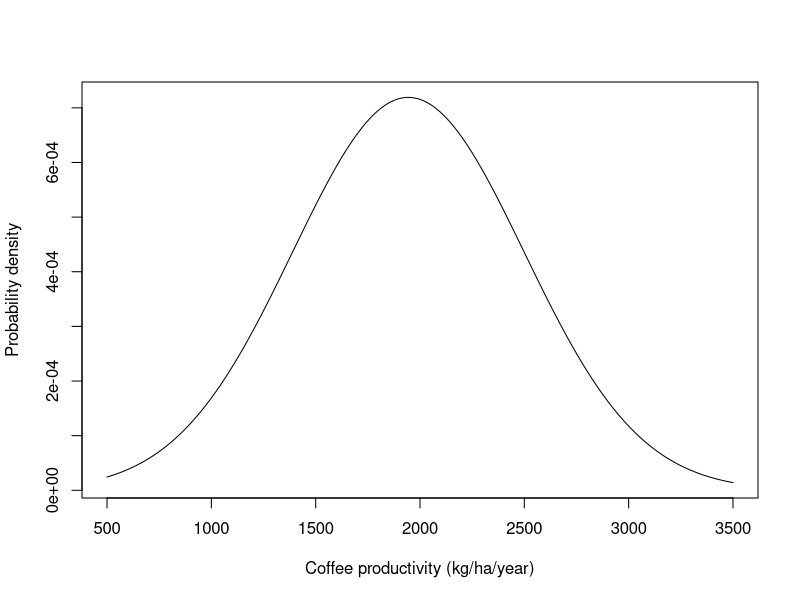
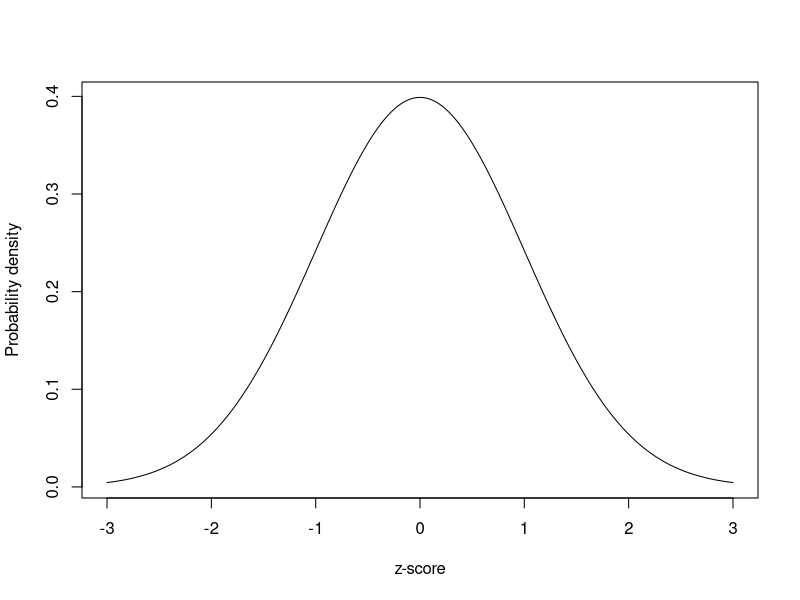
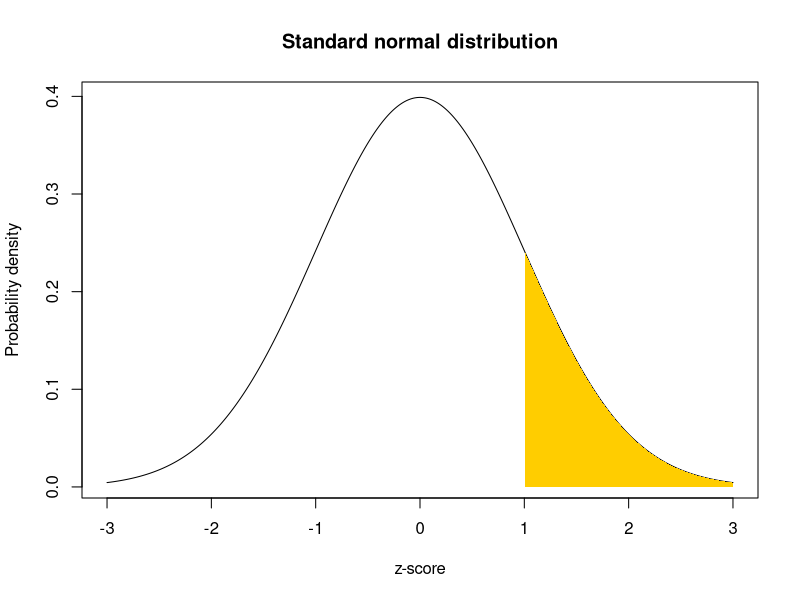
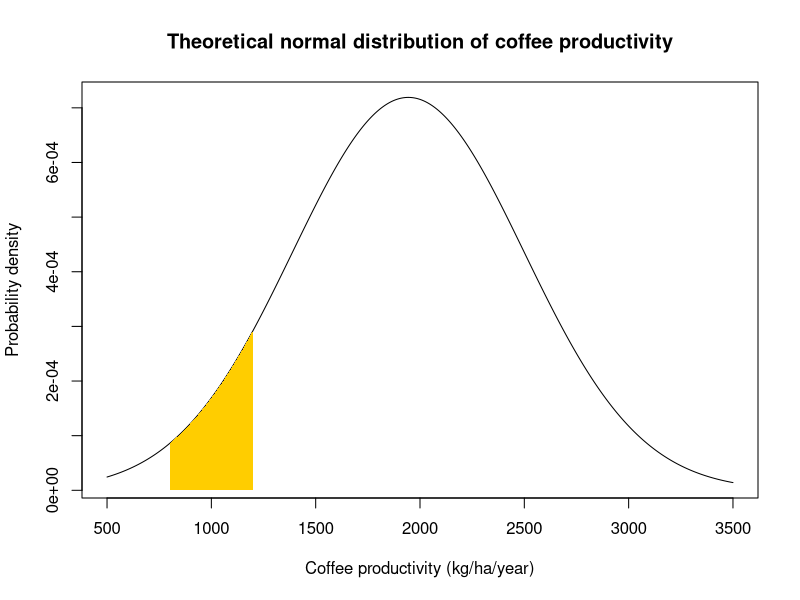
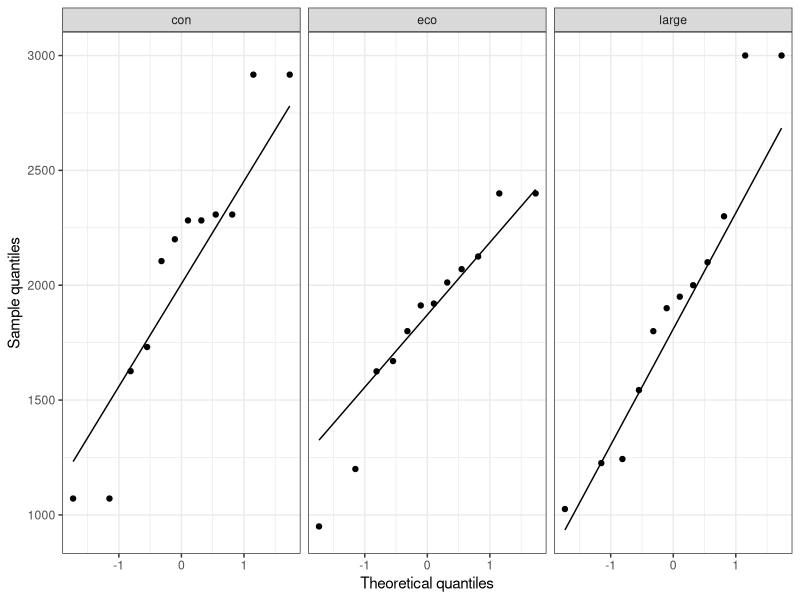
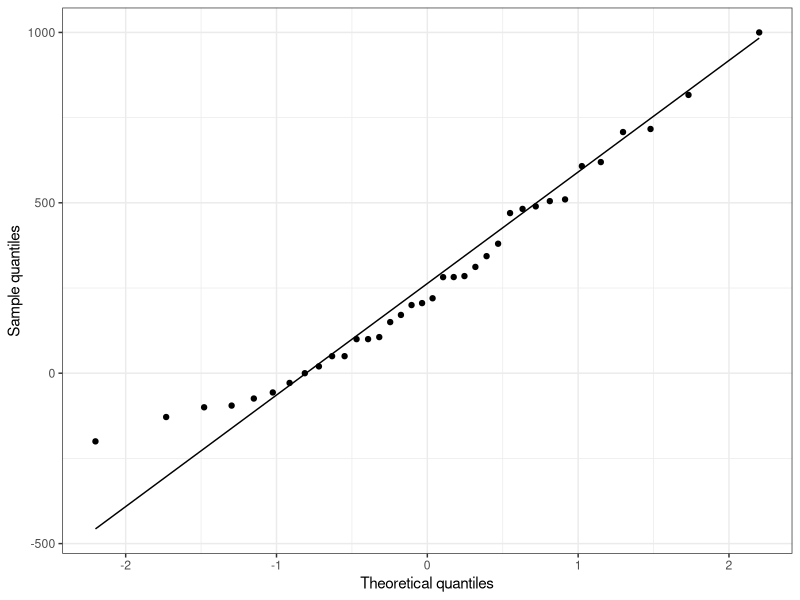
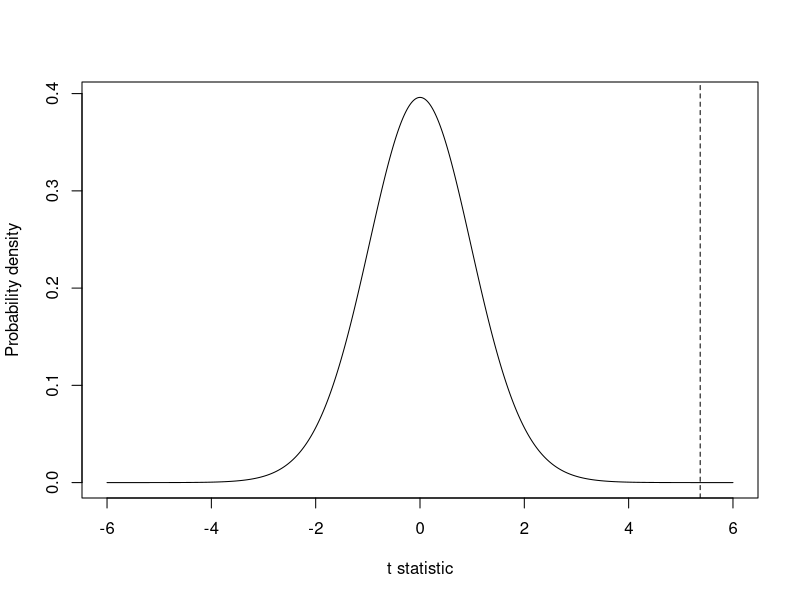
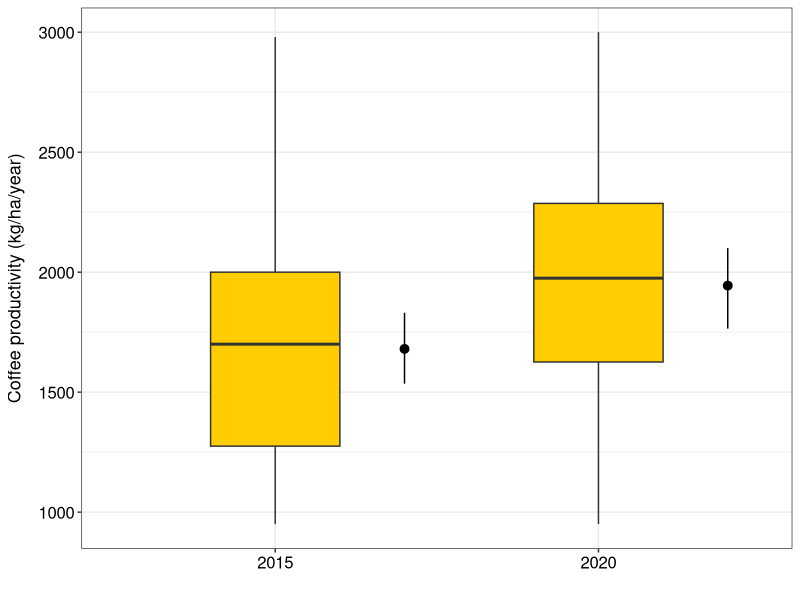

Write the R code that produced these figures, in order.
## ---- chunk 1
#| eval: true
#| echo: true
#| message: false
#| warning: false

library(readxl)
library(tidyverse)
## ---- chunk 2
#| eval: true
#| echo: true
#| message: false
#| warning: false

#Option 1 (csv file)
data <- read_csv("gss_statistics_master_data_set2.csv")

#Option 2 (Excel file)
data <- read_excel("gss_statistics_master_data_set2.xlsx")
## ---- chunk 3
#| eval: true
#| echo: false
#| warning: false
#| message: false
#| fig-width: 6
#| fig-height: 6
#| fig-align: center
#| fig-cap: "Theoretical normal distribution of coffee productivity"
#| label: fig-theoreticalnormalcoffee

ht <- seq(500,3500,1)
plot(ht,dnorm(ht,mean(data$coffee_prod),sd(data$coffee_prod)),type="l",col="black", ylab="Probability density",xlab="Coffee productivity (kg/ha/year)")
## ---- chunk 4
#| eval: true
#| echo: false
#| warning: false
#| message: false
#| fig-width: 6
#| fig-height: 6
#| fig-align: center
#| fig-cap: "Standard normal distribution"
#| label: fig-standardnormal

ht <- seq(-3,3,0.01)
plot(ht,dnorm(ht,0,1),type="l",col="black", ylab="Probability density",xlab="z-score")
## ---- chunk 5
#| eval: true
#| echo: true
#| message: false
#| warning: false

zscores <- (data$coffee_prod - mean(data$coffee_prod))/sd(data$coffee_prod)
## ---- chunk 6
#| eval: true
#| echo: true
#| message: false
#| warning: false

zscore <- (2500 - mean(data$coffee_prod))/sd(data$coffee_prod)
## ---- chunk 7
#| eval: true
#| echo: false
#| warning: false
#| message: false
#| fig-width: 6
#| fig-height: 6
#| fig-align: center
#| fig-cap: "Standard normal distribution. The area under the curve highlighted in yellow is the probability of a value of the standard normal taking a value at least as large as the calculated z-score."
#| label: fig-standardnormalwitharea1

ht <- seq(-3,3,0.01)
pd <- dnorm(ht,0,1)

plot(ht,dnorm(ht,0,1),type="l",col="black", ylab="Probability density", xlab="z-score", main="Standard normal distribution")
xv <- ht[ht>=zscore]
yv <- pd[ht>=zscore]
xv <- c(xv,3,zscore)
yv <- c(yv,0,0)
polygon(xv,yv,col="#FFCD00",border=NA)
## ---- chunk 8
#| eval: true
#| echo: true
#| warning: false
#| message: false
#| output: false

#Option 1
pnorm(zscore, lower.tail = FALSE)

#Option 2
1-pnorm(zscore, lower.tail = TRUE)
## ---- chunk 9
#| eval: true
#| echo: false
#| warning: false
#| message: false
#| fig-width: 6
#| fig-height: 6
#| fig-align: center
#| fig-cap: "Theoretical normal distribution of coffee productivity. The area under the curve highlighted in yellow is the probability that a randomly selected farm has a coffee productivity comprised between 800 and 1200 kg/ha/year."
#| label: fig-theoreticalnormalwitharea1

low_z <- (800 - mean(data$coffee_prod))/sd(data$coffee_prod)
high_z <- (1200 - mean(data$coffee_prod))/sd(data$coffee_prod)

ht <- seq(500,3500,1)
pd <- dnorm(ht,mean(data$coffee_prod),sd(data$coffee_prod))

plot(ht,dnorm(ht,mean(data$coffee_prod),sd(data$coffee_prod)),type="l", col="black", ylab="Probability density", xlab="Coffee productivity (kg/ha/year)", main="Theoretical normal distribution of coffee productivity")
xv <- ht[ht>=800 & ht <= 1200]
yv <- pd[ht>=800 & ht <= 1200]
xv <- c(xv,1200,800)
yv <- c(yv,0,0)
polygon(xv,yv,col="#FFCD00",border=NA)
## ---- chunk 10
#| eval: true
#| echo: true
#| warning: false
#| message: false
#| output: false

#Calculate z-scores
low_z <- (800 - mean(data$coffee_prod))/sd(data$coffee_prod)
high_z <- (1200 - mean(data$coffee_prod))/sd(data$coffee_prod)

#Calculate tail probabilities
p_low_z <- pnorm(low_z, lower.tail = TRUE)
p_high_z <- pnorm(high_z, lower.tail = TRUE)

#Calculate the probability that a randomly selected farm has a coffee productivity comprised between 800 and 1200 kg/ha/year
p_high_z - p_low_z
## ---- chunk 11
#| eval: true
#| echo: true
#| message: false
#| warning: false

#Filter data for con farms
data_con <- dplyr::filter(data, farm_type == "con")

#Shapiro-Wilk's test
shapiro.test(data_con$coffee_prod)
## ---- chunk 12
#| eval: true
#| echo: true
#| message: false
#| warning: false

#Filter data for eco farms
data_eco <- dplyr::filter(data, farm_type == "eco")

#Shapiro-Wilk's test
shapiro.test(data_eco$coffee_prod)
## ---- chunk 13
#| eval: true
#| echo: true
#| message: false
#| warning: false

#Filter data for con farms
data_large <- dplyr::filter(data, farm_type == "large")

#Shapiro-Wilk's test
shapiro.test(data_large$coffee_prod)
## ---- chunk 14
#| eval: true
#| echo: true
#| message: false
#| warning: false
#| fig-align: center
#| fig-height: 4

ggplot(data, aes(sample = coffee_prod)) +
  stat_qq() +
  stat_qq_line() +
  facet_wrap(~ farm_type) +
  theme_bw() +
  xlab("Theoretical quantiles")+
  ylab("Sample quantiles")
## ---- chunk 15
#| eval: true
#| echo: true
#| message: false
#| warning: false

#Calculate the number of observations for each farm type
n_con <- nrow(dplyr::filter(data, farm_type == "con"))
n_eco <- nrow(dplyr::filter(data, farm_type == "eco"))
n_large <- nrow(dplyr::filter(data, farm_type == "large"))

#Calculate the mean value of coffee productivity in each farm type
mean_con <- mean(dplyr::filter(data, farm_type == "con")$coffee_prod)
mean_eco <- mean(dplyr::filter(data, farm_type == "eco")$coffee_prod)
mean_large <- mean(dplyr::filter(data, farm_type == "large")$coffee_prod)

#Calculate the standard deviation value of coffee productivity in each farm type
sd_con <- sd(dplyr::filter(data, farm_type == "con")$coffee_prod)
sd_eco <- sd(dplyr::filter(data, farm_type == "eco")$coffee_prod)
sd_large <- sd(dplyr::filter(data, farm_type == "large")$coffee_prod)

#Calculate lower limits of 95% CI for each farm type
low_CI_con <- mean_con - qt(0.975, n_con-1)*sd_con/sqrt(n_con)
low_CI_eco <- mean_eco - qt(0.975, n_eco-1)*sd_eco/sqrt(n_eco)
low_CI_large <- mean_large - qt(0.975, n_large-1)*sd_large/sqrt(n_large)

#Calculate upper limits of 95% CI for each farm type
up_CI_con <- mean_con + qt(0.975, n_con-1)*sd_con/sqrt(n_con)
up_CI_eco <- mean_eco + qt(0.975, n_eco-1)*sd_eco/sqrt(n_eco)
up_CI_large <- mean_large + qt(0.975, n_large-1)*sd_large/sqrt(n_large)
## ---- chunk 16
#| eval: true
#| echo: true
#| message: false
#| warning: false

data$coffee_prod_diff <- data$coffee_prod - data$coffee_prod_past
## ---- chunk 17
#| eval: true
#| echo: true
#| message: false
#| warning: false

shapiro.test(data$coffee_prod_diff)
## ---- chunk 18
#| eval: true
#| echo: true
#| message: false
#| warning: false
#| fig-align: center
#| fig-height: 5
#| fig-width: 5

ggplot(data, aes(sample = coffee_prod_diff)) +
  stat_qq() +
  stat_qq_line() +
  theme_bw() +
  xlab("Theoretical quantiles")+
  ylab("Sample quantiles")
## ---- chunk 19
#| eval: true
#| echo: true
#| message: false
#| warning: false

data_bartlett <- data.frame(x = c(data$coffee_prod_past, data$coffee_prod),
                            g = rep(c(2015, 2020), each=nrow(data)))
## ---- chunk 20
#| eval: true
#| echo: true
#| message: false
#| warning: false

bartlett.test(x = data_bartlett$x,
              g = data_bartlett$g)
## ---- chunk 21
#| eval: true
#| echo: true
#| message: false
#| warning: false

t <- mean(data$coffee_prod_diff)/(sd(data$coffee_prod_diff)/sqrt(nrow(data)))
## ---- chunk 22
#| eval: true
#| echo: true
#| message: false
#| warning: false

#35 degrees of freedom, directed hypothesis (5%)
critical_value <- (1.697+1.684)/2
## ---- chunk 23
#| eval: true
#| echo: false
#| warning: false
#| message: false
#| fig-width: 6
#| fig-height: 6
#| fig-align: center
#| fig-cap: "Student's t distribution with 35 degrees of freedom. The vertical dashed line shows the value of the observed t statistic (paired t-test)."
#| label: fig-studentdistribution

ht <- seq(-6,6,0.01)
pd <- dt(ht,df=35)

plot(ht,dt(ht,df=35),type="l",col="black", ylab="Probability density", xlab="t statistic")
xv <- ht[ht>=t]
yv <- pd[ht>=t]
xv <- c(xv,6,t)
yv <- c(yv,0,0)
polygon(xv,yv,col="#FFCD00",border=NA)
abline(v=t, lty=2)
## ---- chunk 24
#| eval: true
#| echo: true
#| message: false
#| warning: false

p <- pt(t, df=nrow(data)-1, lower.tail=FALSE)
## ---- chunk 25
#| eval: true
#| echo: true
#| message: false
#| warning: false

t.test(x = data$coffee_prod,
       y = data$coffee_prod_past,
       paired = TRUE,
       alternative = "greater",
       mu = 0,
       var.equal = TRUE)
## ---- chunk 26
#| eval: true
#| echo: false
#| warning: false
#| message: false
#| fig-width: 4
#| fig-height: 4.2
#| fig-align: center
#| fig-cap: "Changes in coffee productivity measured in 2015 and 2020 across 36 farms. Summary statistics shown on the right side of each boxplot show the mean ± 95% CI (n=36)."
#| label: fig-coffee-prod

library(Hmisc)

ggplot(data_bartlett, aes(x=factor(g), y=x))+
    geom_boxplot(width=0.4, fill="#FFCD00")+
    stat_summary(fun.data = "mean_cl_boot", position=position_nudge(x=0.4))+
    theme_bw()+
    xlab("")+
    ylab("Coffee productivity (kg/ha/year)")+
    theme(axis.text = element_text(color="black", size=12),
          axis.title.y = element_text(margin=margin(r=10), size=13))
